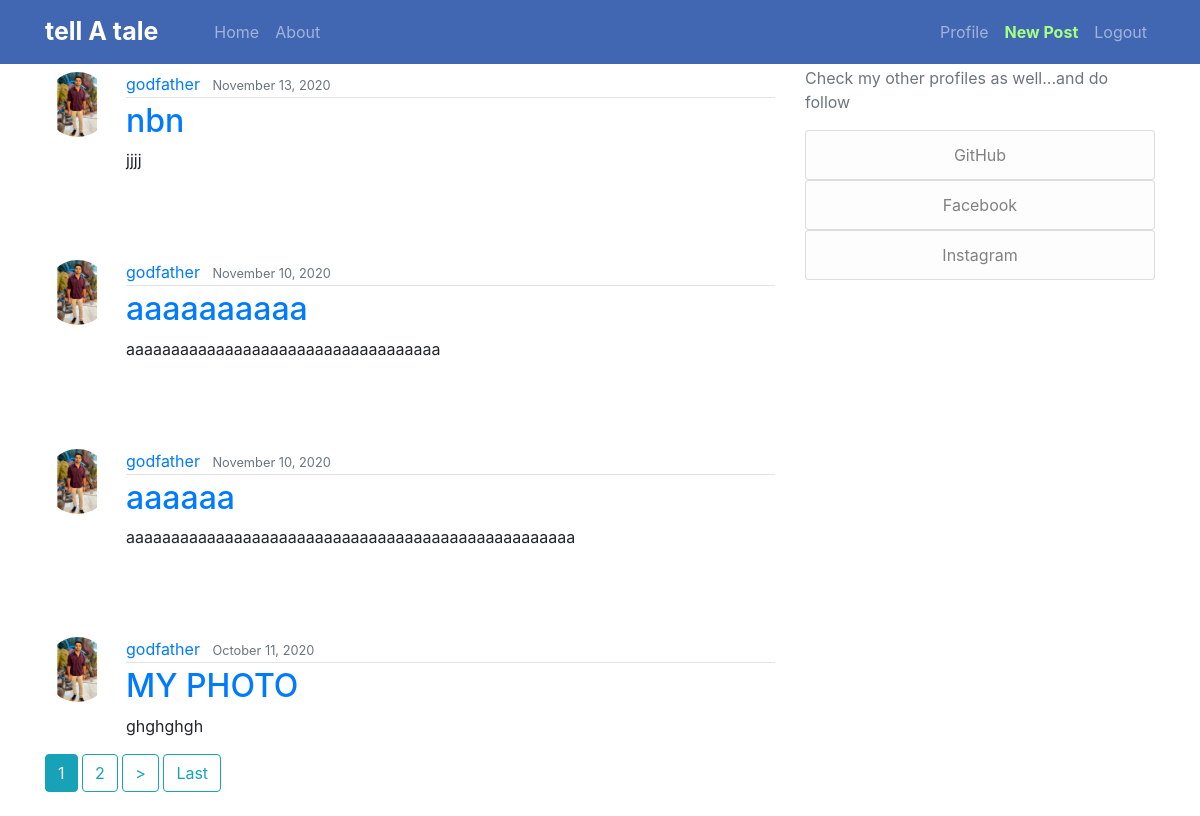
Screenshot of / (signed in) with the database file from the repository.
### blog/models.py (models this page shows, shortened)
class Post(models.Model):
    author = models.ForeignKey(User, on_delete=models.CASCADE)
    content = models.TextField()
    date_posted = models.DateTimeField(default=timezone.now)
    title = models.CharField(max_length=20)

### users/models.py (models this page shows, shortened)
class Profile(models.Model):
    user = models.OneToOneField(User, on_delete=models.CASCADE)
    image = models.ImageField(default='default.png', upload_to='profile_pics')

### blog/views.py (the view)
# urls.py: path('', PostListView.as_view(), name='blog-home'),
class PostListView(LoginRequiredMixin, ListView):
    model = Post
    template_name = 'blog/home.html'
    context_object_name = 'posts'
    ordering = ['-date_posted']
    paginate_by = 4

### blog/templates/blog/home.html (shortened to what this page needs)
{% extends "blog/base.html" %}
    {% block content %}
        {% for post in posts %}
        <br>
        <br>
        <br>
            <article class="media content-section">
                <img src="{{ post.author.profile.image.url }}" class="rounded-circle article-img" alt="">
              <div class="media-body">
                <div class="article-metadata">
                  <a class="mr-2" href="{% url 'user-post' post.author.username %}">{{ post.author }}</a>
                  <small class="text-muted">{{ post.date_posted|date:"F d, Y" }}</small>
                </div>
                <h2><a class="article-title" href="{% url 'post-detail' post.id %}">{{ post.title }}</a></h2>
                <p class="article-content">{{ post.content }}</p>
              </div>
            </article>
        {% endfor %}
        {% if is_paginated %}
            {% for num in page_obj.paginator.page_range %}
                {% if page_obj.number == num %}
                    <a class="btn btn-info mb-4" href="?page={{ num }}">{{ num }}</a>
                {% elif num > page_obj.number|add:'-3' and num < page_obj.number|add:'3'%}
                    <a class="btn btn-outline-info mb-4" href="?page={{ num }}">{{ num }}</a>
                {% endif %}
            {% endfor %}
            {% if page_obj.has_next %}
                <a class="btn btn-outline-info mb-4" href="?page={{ page_obj.next_page_number }}">></a>
                <a class="btn btn-outline-info mb-4" href="?page={{ page_obj.paginator.num_pages }}">Last</a>
            {% endif %}
        {% endif %}
    {% endblock content %}

### blog/templates/blog/base.html (shortened to what this page needs)
{% load static %}
<!DOCTYPE html>
<html lang="en">
<head>
    <link rel="stylesheet" href="https://stackpath.bootstrapcdn.com/bootstrap/4.4.1/css/bootstrap.min.css">
    <link rel="stylesheet" href="{% static "blog/main.css" %}">
</head>
<body>
    <header class="site-header">
      <nav class="navbar navbar-expand-md navbar-dark fixed-top" style="background-color: #4267b2">
        <div class="container">
          <a class="navbar-brand mr-5" id="site" href="{% url 'blog-home' %}">tell A tale</a>
          <div class="collapse navbar-collapse" id="navbarToggle">
            <div class="navbar-nav mr-auto">
                {% if user.is_authenticated %}
                    <a class="nav-item nav-link" href="{% url 'blog-home' %}">Home</a>
                        <a class="nav-item nav-link" href="{% url 'blog-about' %}">About</a>
                {% endif %}
            </div>
            <div class="navbar-nav">
                {% if user.is_authenticated %}
                    <a class="nav-item nav-link" href="{% url 'profile' %}">Profile</a>
                    <a class="nav-item nav-link" href="{% url 'post-create' %}" style="color: #a7ff83; font-weight: bold">New Post</a>
                    <a class="nav-item nav-link" href="{% url 'logout' %}">Logout</a>
                {% else %}
                    <a class="nav-item nav-link" href="{% url 'login' %}">Login</a>
                    <a class="nav-item nav-link" id="register" href="{% url 'register' %}">Sign Up</a>
                {% endif %}
            </div>
          </div>
        </div>
      </nav>
</header>
    <main role="main" class="container">
      <div class="row">
        <div class="col-md-8">
            {% block content %}{% endblock %}
        </div>
        <div class="col-md-4">
          <div class="content-section">
            <h3>Message from the creater</h3>
            <p class='text-muted'>
                If You like this <br/>
                Check my other profiles as well...and do follow
              <ul class="list-group">
                <a href="" class="text-decoration-none"><li class="list-group-item list-group-item-light btn btn-outline-success">GitHub</li></a>
                <a href="" class="text-decoration-none"><li class="list-group-item list-group-item-light btn btn-outline-info">Facebook</li></a>
                <a href="" class="text-decoration-none"><li class="list-group-item list-group-item-light btn btn-outline-dark">Instagram</li></a>
                </ul>
            </p>
          </div>
        </div>
      </div>
</main>
</body>
</html>

### blog/static/blog/main.css (style rules this page uses)
.article-content { white-space: pre-line; }
.article-img { height: 65px; width: 65px; margin-right: 16px; }
.article-metadata { padding-bottom: 1px; margin-bottom: 4px; border-bottom: 1px solid #e3e3e3 }
#site { font-weight: bold; font-size: 25px; }

### rows the page displays
Post: author.profile.image (picture), author "godfather", date_posted "November 13, 2020", title "nbn", content "jjjj"
Post: author.profile.image (picture), author "godfather", date_posted "November 10, 2020", title "aaaaaaaaaa", content "aaaaaaaaaaaaaaaaaaaaaaaaaaaaaaaaaaa"
Post: author.profile.image (picture), author "godfather", date_posted "November 10, 2020", title "aaaaaa", content "aaaaaaaaaaaaaaaaaaaaaaaaaaaaaaaaaaaaaaaaaaaaaaaaaa"
Post: author.profile.image (picture), author "godfather", date_posted "October 11, 2020", title "MY PHOTO", content "ghghghgh"

### other values shown
{{ num }} "1"
{{ num }} "2"
